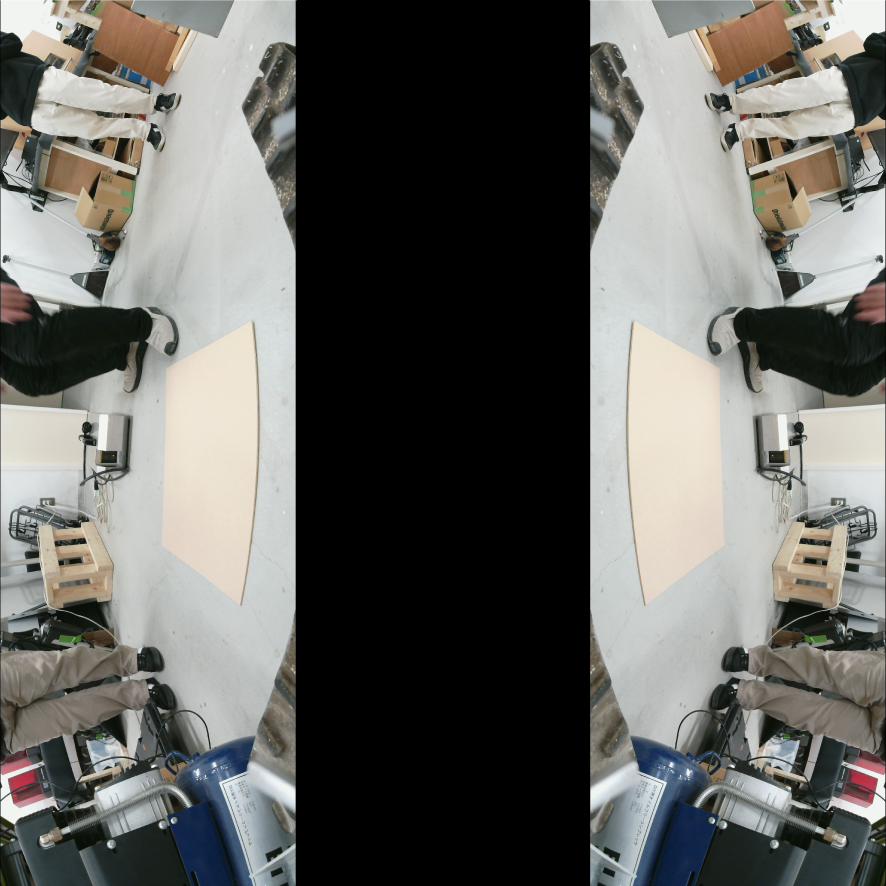
#> input picture test camera/sample_25per.png, 886 x 886 px
$ python mapping_img.py
#> lines starting #> are read from the running program, lines starting #| are printed output that depends on the picture
import cv2
import numpy as np
from matplotlib import pyplot as plt

path = 'sample_25per.png'                                               # 画像のパス
i = cv2.imread(path, 1)                                        # 画像読み込み
#> i is the input picture: shape (886, 886, 3); mean B, G, R 98, 101.8, 101.9

# 変換前後の対応点を設定

p_original = np.float32([[0,0], [296,0], [296,784], [0,784]])
p_trans = np.float32([[0,0], [298,245], [296, 608], [0, 784]])

# 変換マトリクスと射影変換
M = cv2.getPerspectiveTransform(p_original, p_trans)
i_trans = cv2.warpPerspective(i, M, (296, 784))
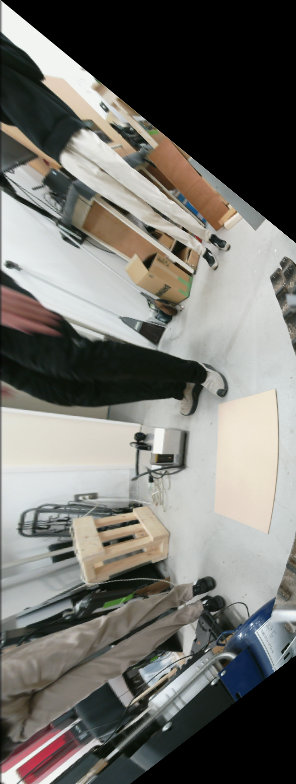
#> i_trans: shape (784, 296, 3); mean B, G, R 108, 113, 114

# 画像保存
cv2.imwrite("changed.png", i_trans)

# ここからグラフ設定
fig = plt.figure()
ax1 = fig.add_subplot(111)

# 画像をプロット
show = cv2.cvtColor(i_trans, cv2.COLOR_BGR2RGB)
ax1.imshow(show)

fig.tight_layout()
plt.show()
plt.close()
